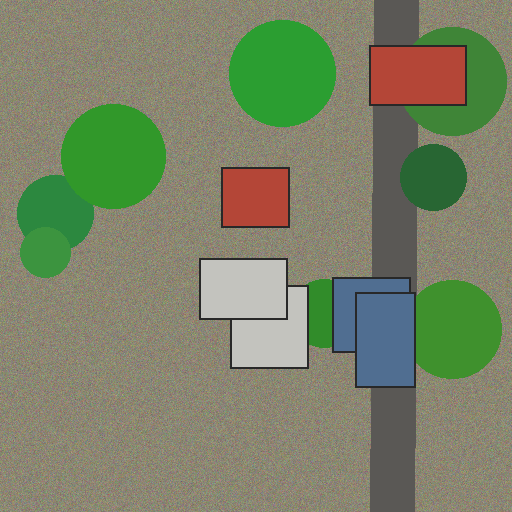
#> input picture data/sample/images/train/sample_drone_train_01.png, 512 x 512 px, found by its file name
$ python verify_dataset.py
#> lines starting #> are read from the running program, lines starting #| are printed output that depends on the picture
#!/usr/bin/env python3
"""
Dataset Integrity & Statistics Verifier.
Validates paired image-mask alignment, dimensions, channels, and class distributions.
"""

import os
import sys
import argparse
from collections import Counter
from typing import List, Tuple
import numpy as np
from PIL import Image

CLASS_NAMES = {
    0: "Background / Unclassified",
    1: "Buildings",
    2: "Woodland / Vegetation"
}


def parse_args():
    parser = argparse.ArgumentParser(description="Verify dataset structure and class distribution")
    parser.add_argument("--data-dir", type=str, default="./data/sample",
                        help="Root dataset directory containing 'images' and 'masks'")
    return parser.parse_args()


def scan_partition(partition_name: str, img_dir: str, mask_dir: str):
#> called with partition_name = 'train', img_dir = './data/sample/images/train', mask_dir = './data/sample/masks/train'
    if not os.path.exists(img_dir) or not os.path.exists(mask_dir):
        return

    images = sorted([f for f in os.listdir(img_dir) if f.lower().endswith(('.jpg', '.png', '.tif', '.tiff'))])
    masks = sorted([f for f in os.listdir(mask_dir) if f.lower().endswith(('.jpg', '.png', '.tif', '.tiff'))])

    print(f"\n--- Partition: {partition_name.upper()} ---")
    print(f"Total Images: {len(images)} | Total Masks: {len(masks)}")

    pairs = []
    orphans = []

    for img_name in images:
        base, ext = os.path.splitext(img_name)
        candidates = [
            f"{base}_mask{ext}",
            f"{base}_mask.jpg",
            f"{base}_mask.png",
            f"{base}_mask.tif",
            f"{base}{ext}"
        ]
        matched = next((c for c in candidates if os.path.exists(os.path.join(mask_dir, c))), None)
        if matched:
            pairs.append((os.path.join(img_dir, img_name), os.path.join(mask_dir, matched)))
        else:
            orphans.append(img_name)

    print(f"Successfully Paired: {len(pairs)} | Orphan Images (no mask): {len(orphans)}")

    if orphans:
        print(f"  [Warning] Missing masks for: {orphans[:5]}")

    if not pairs:
        print("  [Notice] No valid pairs found in this partition.")
        return

    # Check dimensions and class distribution
    class_counter = Counter()
    dimensions = set()
    channels = set()

    for img_path, mask_path in pairs:
        try:
            with Image.open(img_path) as im:
#> im is the input picture: PIL image 512x512 RGB; mean R, G, B 123.5, 131.3, 103.3
                dimensions.add(im.size)
                channels.add(len(im.getbands()))

            with Image.open(mask_path) as mk:
                mk_arr = np.array(mk)
                if mk_arr.ndim == 3:
                    mk_arr = mk_arr[..., 0]
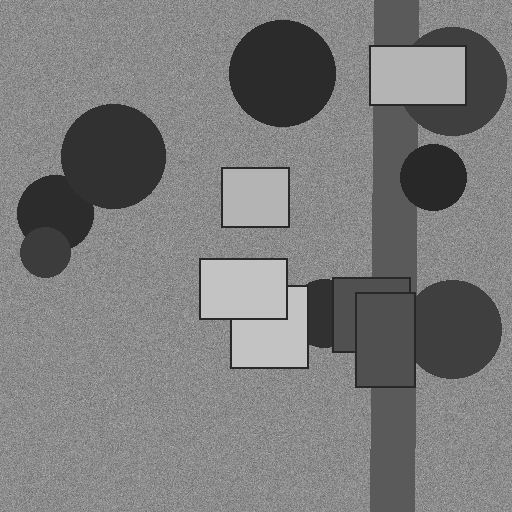
#> mk_arr: shape (512, 512); min 40, max 195, mean 123.5
                uniques, counts = np.unique(mk_arr, return_counts=True)
#> uniques = 110 values from 40 to 195; counts = 110 values, max 14489 at index 8, min 1 at index 7, mean 2383.1
                for u, c in zip(uniques, counts):
                    class_counter[int(u)] += int(c)
#> this loop made 110 passes
#> (u, c) on passes 1 to 12: (40, 6665), (43, 8985), (44, 3607), (49, 10194), (60, 2025), (63, 12402), (80, 7458), (89, 1), (90, 14489), (91, 3), (92, 2), (93, 2)
#> after the loop, class_counter = 110 items
        except Exception as e:
            print(f"  [Error] Failed to read {img_path}: {e}")

    print(f"Resolution / Dimensions found: {list(dimensions)}")
    print(f"Image Band counts: {list(channels)}")

    total_pixels = sum(class_counter.values())
    print("\nClass Pixel Distribution:")
    for class_id in sorted(class_counter.keys()):
        count = class_counter[class_id]
        pct = (count / total_pixels) * 100 if total_pixels > 0 else 0
        name = CLASS_NAMES.get(class_id, f"Class {class_id}")
        print(f"  Class {class_id} ({name:<25}): {count:12,d} pixels ({pct:5.2f}%)")
#> pass 3 of the loop in main, `for split in ["train", "val", "test"]:`:
#> after the loop in scan_partition (call 2), `for img_name in images:`: orphans = []; pairs = 1 item
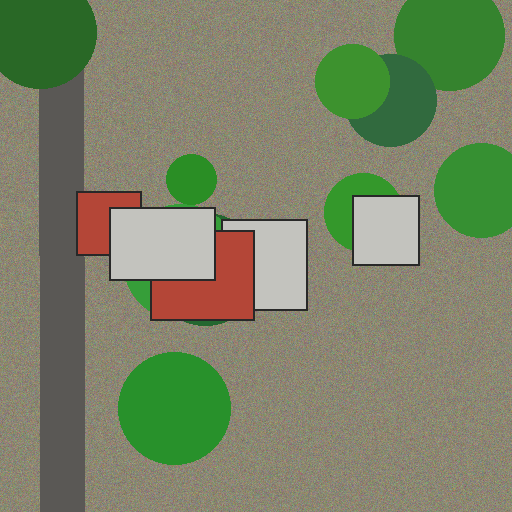
#> input picture data/sample/images/test/sample_drone_test_01.png, 512 x 512 px, found by its file name
#> in scan_partition, im is the input picture: PIL image 512x512 RGB; mean R, G, B 123.6, 131.6, 102.4
#> in scan_partition (call 2), `mk_arr = mk_arr[..., 0]`:
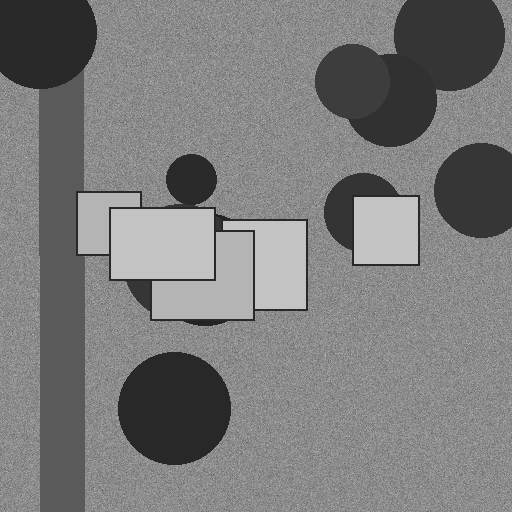
#> mk_arr: shape (512, 512); min 36, max 195, mean 123.6
#> uniques = 113 values from 36 to 195; counts = 113 values, max 18790 at index 11, min 1 at index 9, mean 2319.9
#> the loop in scan_partition (call 2), `for u, c in zip(uniques, counts):` made 113 passes
#> (u, c) on passes 1 to 8: (36, 189), (40, 12613), (41, 7616), (42, 2025), (49, 4676), (52, 2349), (53, 7991), (54, 6803)
#> after the loop in scan_partition (call 2), `for u, c in zip(uniques, counts):`: class_counter = 113 items
#> total_pixels = 262144
#> the loop in scan_partition (call 2), `for class_id in sorted(class_counter.keys()):` made 113 passes
#> (class_id, count, pct, name) on passes 1 to 8: (36, 189, 0.0721, 'Class 36'), (40, 12613, 4.81, 'Class 40'), (41, 7616, 2.91, 'Class 41'), (42, 2025, 0.772, 'Class 42'), (49, 4676, 1.78, 'Class 49'), (52, 2349, 0.896, 'Class 52'), (53, 7991, 3.05, 'Class 53'), (54, 6803, 2.6, 'Class 54')


def main():
    args = parse_args()
    data_dir = args.data_dir

    print("=" * 60)
    print(f"  DRONE LANDCOVER DATASET VERIFIER: {data_dir}")
    print("=" * 60)

    if not os.path.exists(data_dir):
        print(f"[Error] Directory '{data_dir}' does not exist.")
        sys.exit(1)

    # Check for split subdirectories
    has_splits = False
    for split in ["train", "val", "test"]:
        img_dir = os.path.join(data_dir, "images", split)
        mask_dir = os.path.join(data_dir, "masks", split)
        if os.path.exists(img_dir) and os.path.exists(mask_dir):
            has_splits = True
            scan_partition(split, img_dir, mask_dir)

    # If no splits, scan top-level images and masks
    if not has_splits:
        img_dir = os.path.join(data_dir, "images")
        mask_dir = os.path.join(data_dir, "masks")
        if os.path.exists(img_dir) and os.path.exists(mask_dir):
            scan_partition("all", img_dir, mask_dir)
        else:
            print(f"[Error] Neither split folders nor top-level 'images/' and 'masks/' found in {data_dir}.")

    print("\n" + "=" * 60)
    print("  Verification Complete.")
    print("=" * 60)


if __name__ == "__main__":
    main()
